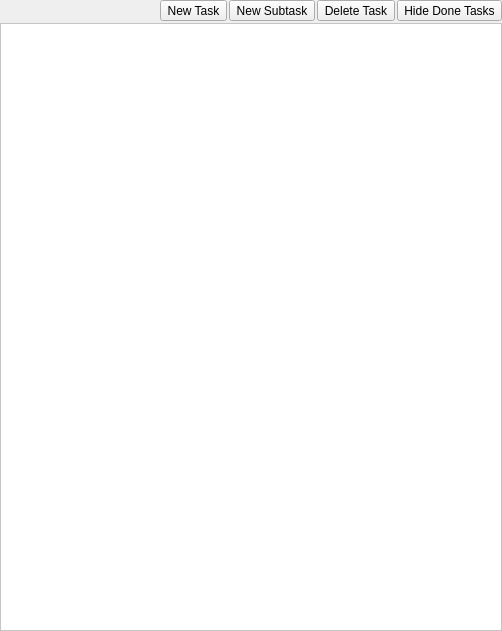
<?xml version="1.0" encoding="UTF-8"?>
<ui version="4.0">
 <class>ToDoEditWidget</class>
 <widget class="QWidget" name="ToDoEditWidget">
  <property name="geometry">
   <rect>
    <x>0</x>
    <y>0</y>
    <width>502</width>
    <height>631</height>
   </rect>
  </property>
  <property name="windowTitle">
   <string>Form</string>
  </property>
  <layout class="QVBoxLayout" name="verticalLayout">
   <property name="spacing">
    <number>2</number>
   </property>
   <property name="leftMargin">
    <number>0</number>
   </property>
   <property name="topMargin">
    <number>0</number>
   </property>
   <property name="rightMargin">
    <number>0</number>
   </property>
   <property name="bottomMargin">
    <number>0</number>
   </property>
   <item>
    <layout class="QHBoxLayout" name="horizontalLayout">
     <item>
      <spacer name="horizontalSpacer">
       <property name="orientation">
        <enum>Qt::Horizontal</enum>
       </property>
       <property name="sizeHint" stdset="0">
        <size>
         <width>40</width>
         <height>20</height>
        </size>
       </property>
      </spacer>
     </item>
     <item>
      <widget class="QToolButton" name="newTaskButton">
       <property name="toolTip">
        <string>Adds a new top-level task</string>
       </property>
       <property name="text">
        <string>New Task</string>
       </property>
      </widget>
     </item>
     <item>
      <widget class="QToolButton" name="newSubtaskButton">
       <property name="toolTip">
        <string>Adds a new subtask task to the selected task</string>
       </property>
       <property name="text">
        <string>New Subtask</string>
       </property>
      </widget>
     </item>
     <item>
      <widget class="QToolButton" name="deleteTaskButton">
       <property name="text">
        <string>Delete Task</string>
       </property>
      </widget>
     </item>
     <item>
      <widget class="QToolButton" name="hideDoneTasksButton">
       <property name="toolTip">
        <string>When on, tasks marked as Done are hidden</string>
       </property>
       <property name="text">
        <string>Hide Done Tasks</string>
       </property>
       <property name="checkable">
        <bool>true</bool>
       </property>
      </widget>
     </item>
    </layout>
   </item>
   <item>
    <widget class="QTreeView" name="treeView">
     <property name="styleSheet">
      <string notr="true">background-color: white;</string>
     </property>
     <property name="editTriggers">
      <set>QAbstractItemView::DoubleClicked|QAbstractItemView::EditKeyPressed|QAbstractItemView::SelectedClicked</set>
     </property>
     <property name="dragEnabled">
      <bool>true</bool>
     </property>
     <property name="dragDropMode">
      <enum>QAbstractItemView::InternalMove</enum>
     </property>
     <property name="defaultDropAction">
      <enum>Qt::MoveAction</enum>
     </property>
     <property name="alternatingRowColors">
      <bool>true</bool>
     </property>
     <property name="animated">
      <bool>true</bool>
     </property>
     <property name="wordWrap">
      <bool>true</bool>
     </property>
    </widget>
   </item>
  </layout>
 </widget>
 <resources/>
 <connections/>
</ui>
